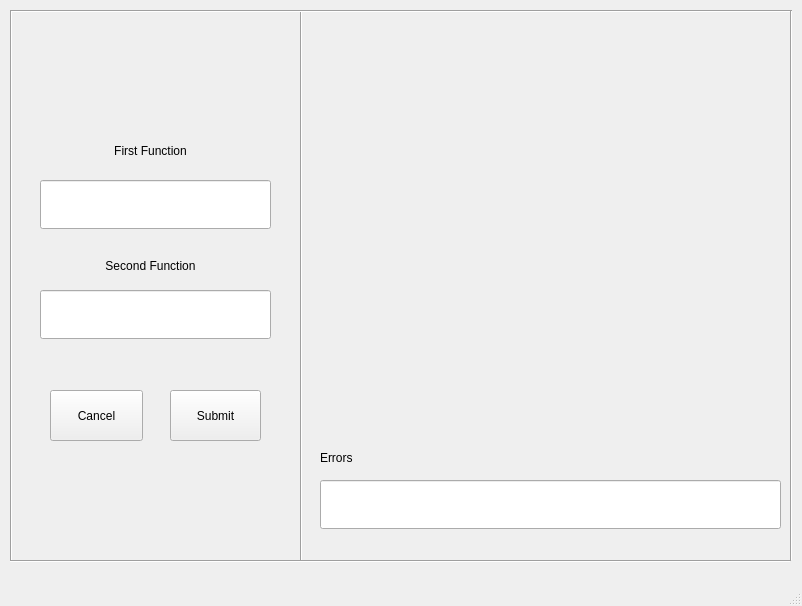
<?xml version="1.0" encoding="UTF-8"?>
<ui version="4.0">
 <class>MainWindow</class>
 <widget class="QMainWindow" name="MainWindow">
  <property name="geometry">
   <rect>
    <x>0</x>
    <y>0</y>
    <width>802</width>
    <height>606</height>
   </rect>
  </property>
  <property name="windowTitle">
   <string>MainWindow</string>
  </property>
  <property name="styleSheet">
   <string notr="true">/* Main window and general widgets */
QMainWindow {
    background-color: #0d0d0d;  /* Dark background */
}

QWidget {
    background-color: #0d0d0d;  /* Dark background */
    color: #00ffcc;             /* Neon cyan text */
    font-family: &quot;Courier New&quot;; /* Monospace font for a futuristic look */
    font-size: 14px;
    gridline-color: #00bfff;  /* Neon blue grid lines */
}

/* Input fields */
QLineEdit {
    padding: 10px;
    font-size: 18px;
    background-color: #1a1a1a;  /* Slightly lighter dark background */
    border: 2px solid #00ffcc;  /* Neon cyan border */
    border-radius: 10px;
    color: #00ffcc;             /* Neon cyan text */
    selection-background-color: #00ffcc;  /* Neon cyan selection */
    selection-color: #0d0d0d;   /* Dark text on selection */
	min-height: 25px;
	max-height: 25px;
}

QLineEdit:focus {
    border: 2px solid #ff00ff;  /* Neon magenta border on focus */
}

/* Buttons */
QPushButton {
    padding: 15px;
    font-size: 14px;
    background-color: #ff00ff;  /* Neon magenta background */
    color: #0d0d0d;             /* Dark text */
    border-radius: 10px;
    border: 2px solid #ff00ff;  /* Neon magenta border */
}

QPushButton:hover {
    background-color: #cc00cc;  /* Darker neon magenta on hover */
    border: 2px solid #cc00cc;
}

QPushButton:pressed {
    background-color: #990099;  /* Even darker neon magenta on press */
    border: 2px solid #990099;
}

/* Text edit area */
QTextEdit {
    padding: 10px;
    font-size: 14px;
    background-color: #1a1a1a;  /* Slightly lighter dark background */
    border: 2px solid #00ffcc;  /* Neon cyan border */
    border-radius: 10px;
    color: #00ffcc;             /* Neon cyan text */
}

QTextEdit:focus {
    border: 2px solid #ff00ff;  /* Neon magenta border on focus */
}

/* Scrollbars */
QScrollBar:vertical {
    background: #1a1a1a;        /* Dark background */
    width: 10px;
    margin: 0px 0px 0px 0px;
}

QScrollBar::handle:vertical {
    background: #ff00ff;        /* Neon magenta handle */
    min-height: 20px;
    border-radius: 5px;
}

QScrollBar::add-line:vertical,
QScrollBar::sub-line:vertical {
    background: none;
}

QScrollBar::add-page:vertical,
QScrollBar::sub-page:vertical {
    background: none;
}

QScrollBar:horizontal {
    background: #1a1a1a;        /* Dark background */
    height: 10px;
    margin: 0px 0px 0px 0px;
}

QScrollBar::handle:horizontal {
    background: #ff00ff;        /* Neon magenta handle */
    min-width: 20px;
    border-radius: 5px;
}

QScrollBar::add-line:horizontal,
QScrollBar::sub-line:horizontal {
    background: none;
}

QScrollBar::add-page:horizontal,
QScrollBar::sub-page:horizontal {
    background: none;
}

/* Labels */
QLabel {
    font-size: 16px;
    color: #00ffcc;             /* Neon cyan text */
    font-weight: bold;
}

/* Combo boxes */
QComboBox {
    padding: 5px;
    font-size: 14px;
    background-color: #1a1a1a;  /* Slightly lighter dark background */
    border: 2px solid #00ffcc;  /* Neon cyan border */
    border-radius: 10px;
    color: #00ffcc;             /* Neon cyan text */
}

QComboBox::drop-down {
    subcontrol-origin: padding;
    subcontrol-position: top right;
    width: 20px;
    border-left: 2px solid #00ffcc;  /* Neon cyan border */
}

QComboBox QAbstractItemView {
    background-color: #1a1a1a;  /* Slightly lighter dark background */
    color: #00ffcc;             /* Neon cyan text */
    selection-background-color: #ff00ff;  /* Neon magenta selection */
    selection-color: #0d0d0d;   /* Dark text on selection */
}

/* Checkboxes and radio buttons */
QCheckBox, QRadioButton {
    color: #00ffcc;             /* Neon cyan text */
}

QCheckBox::indicator, QRadioButton::indicator {
    border: 2px solid #00ffcc;  /* Neon cyan border */
    background-color: #1a1a1a;  /* Slightly lighter dark background */
    width: 16px;
    height: 16px;
    border-radius: 8px;
}

QCheckBox::indicator:checked, QRadioButton::indicator:checked {
    background-color: #ff00ff;  /* Neon magenta background when checked */
}
@keyframes pulse-glow {
  0%, 100% {
    box-shadow: 
      0 0 10px #FFD700,
      0 0 20px #FFD700,
      0 0 30px #FFAA00,
      0 0 40px #FF8800;
  }
  50% {
    box-shadow: 
      0 0 15px #FFD700,
      0 0 25px #FFD700,
      0 0 35px #FFAA00,
      0 0 50px #FF8800;
  }
}

QFrame[frameShape=&quot;4&quot;] { /* Horizontal line */
    background-color: #FFD700; /* Gold color */
    min-height: 2px; /* Thickness of the line */
	max-height: 2px; /* Thickness of the line */
    border: none;
}

QFrame[frameShape=&quot;5&quot;] { /* Vertical line */
    background-color: #FFD700; /* Gold color */
    min-width: 2px; /* Thickness of the line */
	max-width: 2px; /* Thickness of the line */
    border: none;
}

QLineEdit#errorDisplay {
    background-color: #2d2d2d;  /* Dark background */
    color: #ff4444;            /* Red text for errors */
    font-size: 18px;
    border: 2px solid #ff4444; /* Red border */
    border-radius: 10px;
    padding: 10px;
	selection-background-color: #ff4444;  /* Neon red selection for errors */
	selection-color: #ffffff;            /* White text for better contrast */
}

QLabel#errorDisplayLabel {
	color: #ff4444;  /* Red text */
    font-size: 16px;
    font-weight: bold;
}</string>
  </property>
  <widget class="QWidget" name="centralwidget">
   <property name="styleSheet">
    <string notr="true"/>
   </property>
   <widget class="QPushButton" name="submitBtn">
    <property name="geometry">
     <rect>
      <x>170</x>
      <y>390</y>
      <width>91</width>
      <height>51</height>
     </rect>
    </property>
    <property name="text">
     <string>Submit</string>
    </property>
   </widget>
   <widget class="QPushButton" name="cancelBtn">
    <property name="geometry">
     <rect>
      <x>50</x>
      <y>390</y>
      <width>93</width>
      <height>51</height>
     </rect>
    </property>
    <property name="text">
     <string>Cancel</string>
    </property>
   </widget>
   <widget class="QLineEdit" name="secondFnInput">
    <property name="geometry">
     <rect>
      <x>40</x>
      <y>290</y>
      <width>231</width>
      <height>49</height>
     </rect>
    </property>
    <property name="toolTip">
     <string>&lt;html&gt;&lt;head/&gt;&lt;body&gt;&lt;p&gt;Enter the Second Function&lt;/p&gt;&lt;/body&gt;&lt;/html&gt;</string>
    </property>
   </widget>
   <widget class="QLabel" name="secondFnLabel">
    <property name="geometry">
     <rect>
      <x>70</x>
      <y>250</y>
      <width>161</width>
      <height>31</height>
     </rect>
    </property>
    <property name="text">
     <string>Second Function</string>
    </property>
    <property name="alignment">
     <set>Qt::AlignCenter</set>
    </property>
   </widget>
   <widget class="QLabel" name="firstFnLabel">
    <property name="geometry">
     <rect>
      <x>70</x>
      <y>130</y>
      <width>161</width>
      <height>41</height>
     </rect>
    </property>
    <property name="text">
     <string>First Function</string>
    </property>
    <property name="alignment">
     <set>Qt::AlignCenter</set>
    </property>
   </widget>
   <widget class="QLineEdit" name="firstFnInput">
    <property name="geometry">
     <rect>
      <x>40</x>
      <y>180</y>
      <width>231</width>
      <height>49</height>
     </rect>
    </property>
    <property name="toolTip">
     <string>&lt;html&gt;&lt;head/&gt;&lt;body&gt;&lt;p&gt;Enter the Second Function&lt;/p&gt;&lt;/body&gt;&lt;/html&gt;</string>
    </property>
    <property name="styleSheet">
     <string notr="true"/>
    </property>
   </widget>
   <widget class="QWidget" name="plotArea" native="true">
    <property name="geometry">
     <rect>
      <x>329</x>
      <y>89</y>
      <width>441</width>
      <height>331</height>
     </rect>
    </property>
   </widget>
   <widget class="Line" name="verticalLine">
    <property name="geometry">
     <rect>
      <x>300</x>
      <y>10</y>
      <width>2</width>
      <height>551</height>
     </rect>
    </property>
    <property name="orientation">
     <enum>Qt::Vertical</enum>
    </property>
   </widget>
   <widget class="Line" name="line">
    <property name="geometry">
     <rect>
      <x>10</x>
      <y>10</y>
      <width>691</width>
      <height>2</height>
     </rect>
    </property>
    <property name="orientation">
     <enum>Qt::Horizontal</enum>
    </property>
   </widget>
   <widget class="Line" name="line_2">
    <property name="geometry">
     <rect>
      <x>100</x>
      <y>10</y>
      <width>691</width>
      <height>2</height>
     </rect>
    </property>
    <property name="orientation">
     <enum>Qt::Horizontal</enum>
    </property>
   </widget>
   <widget class="Line" name="verticalLine_2">
    <property name="geometry">
     <rect>
      <x>790</x>
      <y>10</y>
      <width>2</width>
      <height>551</height>
     </rect>
    </property>
    <property name="orientation">
     <enum>Qt::Vertical</enum>
    </property>
   </widget>
   <widget class="Line" name="verticalLine_3">
    <property name="geometry">
     <rect>
      <x>10</x>
      <y>10</y>
      <width>2</width>
      <height>551</height>
     </rect>
    </property>
    <property name="orientation">
     <enum>Qt::Vertical</enum>
    </property>
   </widget>
   <widget class="Line" name="line_3">
    <property name="geometry">
     <rect>
      <x>100</x>
      <y>560</y>
      <width>691</width>
      <height>2</height>
     </rect>
    </property>
    <property name="orientation">
     <enum>Qt::Horizontal</enum>
    </property>
   </widget>
   <widget class="Line" name="line_4">
    <property name="geometry">
     <rect>
      <x>10</x>
      <y>560</y>
      <width>691</width>
      <height>2</height>
     </rect>
    </property>
    <property name="orientation">
     <enum>Qt::Horizontal</enum>
    </property>
   </widget>
   <widget class="QLabel" name="errorDisplayLabel">
    <property name="geometry">
     <rect>
      <x>320</x>
      <y>450</y>
      <width>141</width>
      <height>16</height>
     </rect>
    </property>
    <property name="text">
     <string>Errors</string>
    </property>
   </widget>
   <widget class="QLineEdit" name="errorDisplay">
    <property name="geometry">
     <rect>
      <x>320</x>
      <y>480</y>
      <width>461</width>
      <height>49</height>
     </rect>
    </property>
    <property name="text">
     <string/>
    </property>
    <property name="readOnly">
     <bool>true</bool>
    </property>
   </widget>
  </widget>
  <widget class="QStatusBar" name="statusbar"/>
 </widget>
 <resources/>
 <connections/>
</ui>
